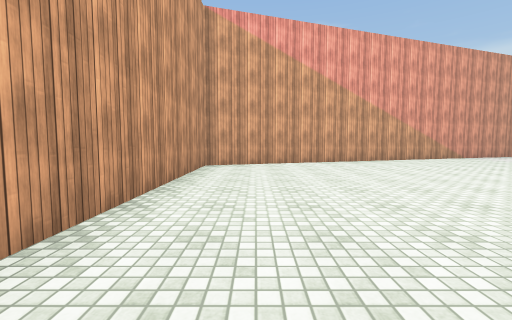
view 1 (above)

24 first-person views from a walk through a 3-D level made in the Unity game engine. The camera is 1.2 m above the floor, tilts 4° down and sees 90° across. The floor is counted in squares, 2 m on a side. Each view is taken from the middle of a square. On the plan, view 1 faces up. The plan holds only what a view shows up to about 9 squares ahead; the rest is blank. The place goes on beyond the plan. The player character is not drawn. Surface patterns are stand-ins for the level's own textures.

view 2
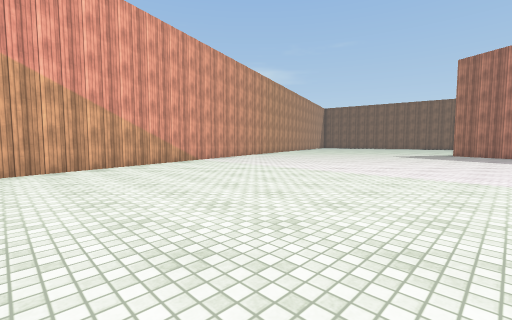

view 3
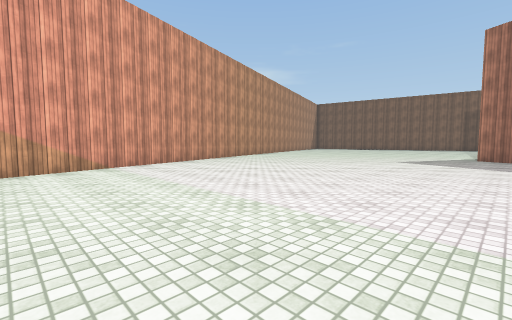

view 4
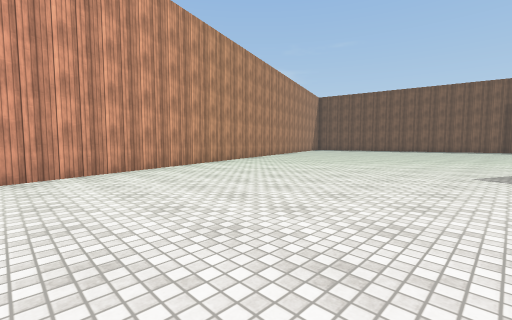

view 5
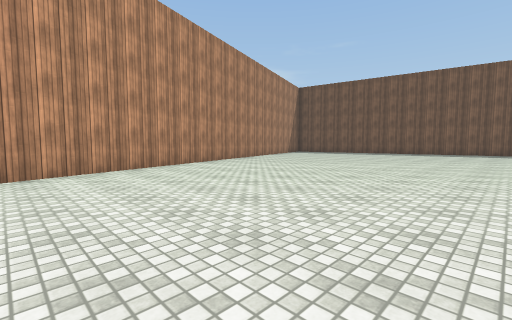

view 6
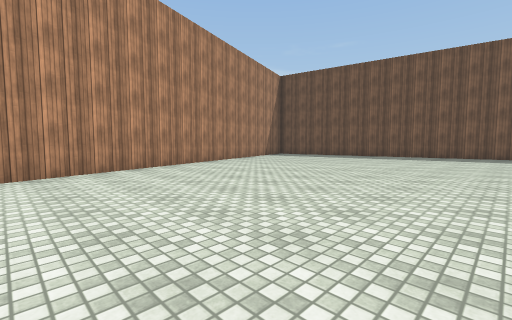

view 7
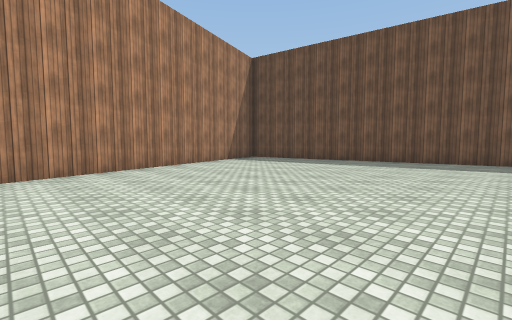

view 8
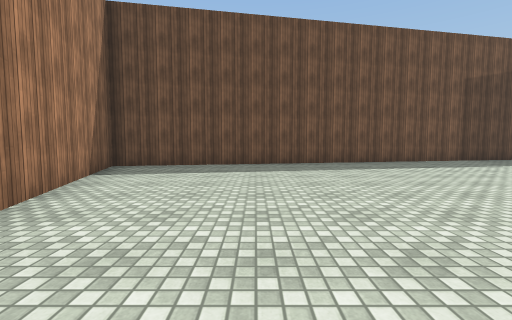

view 9
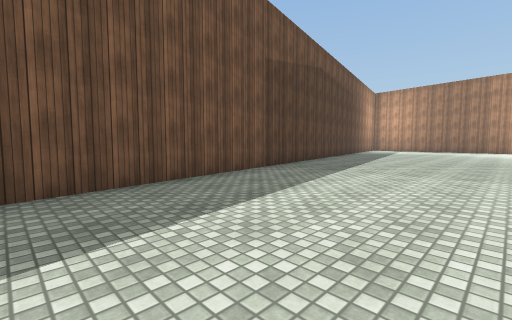

view 10
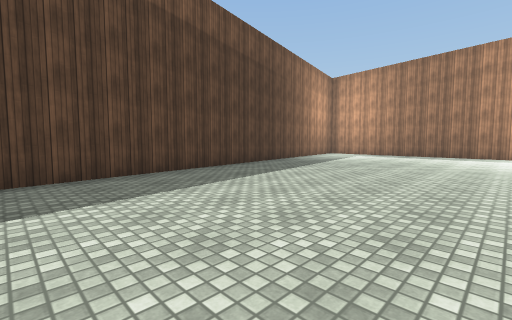

view 11
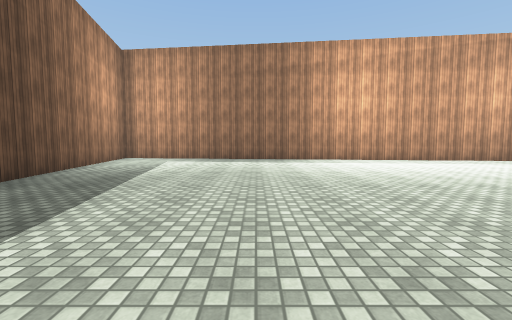

view 12
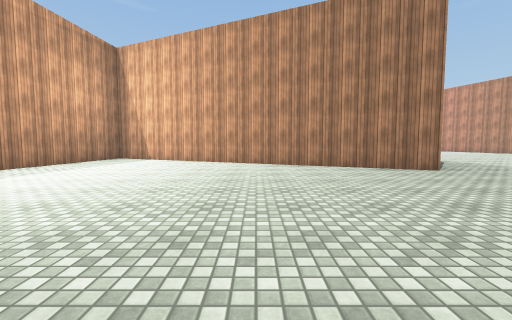

view 13
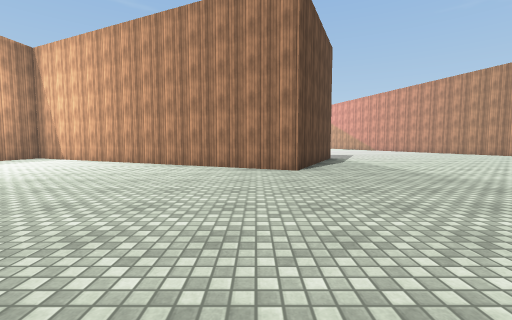

view 14
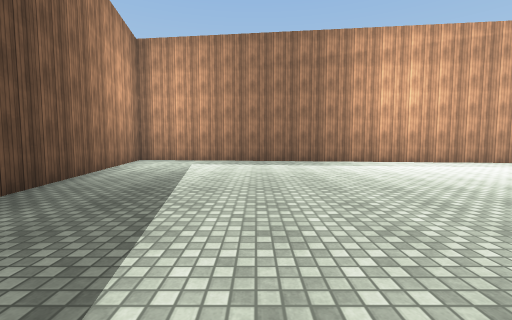

view 15
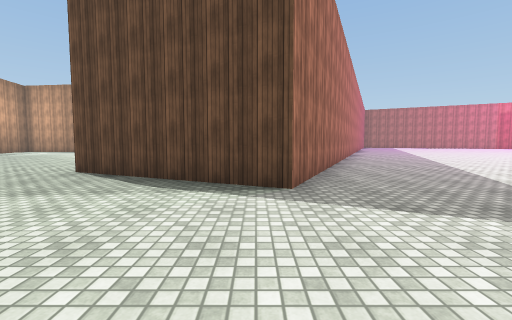

view 16
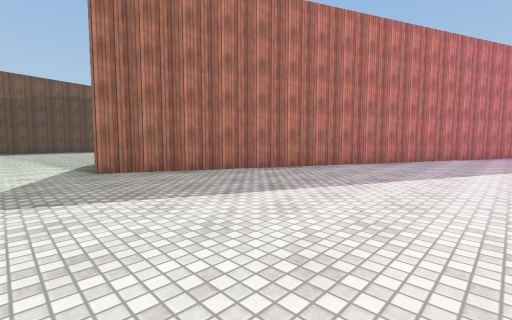

view 17
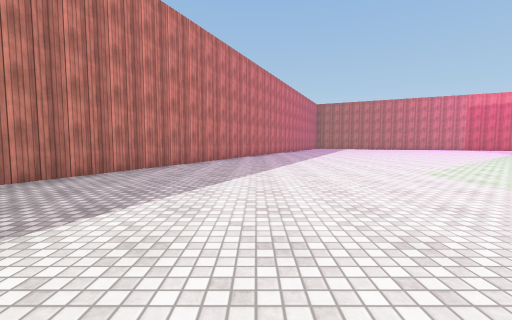

view 18
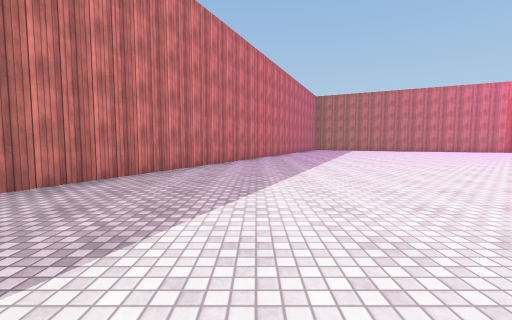

view 19
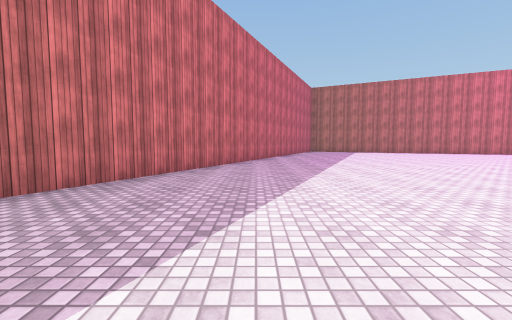

view 20
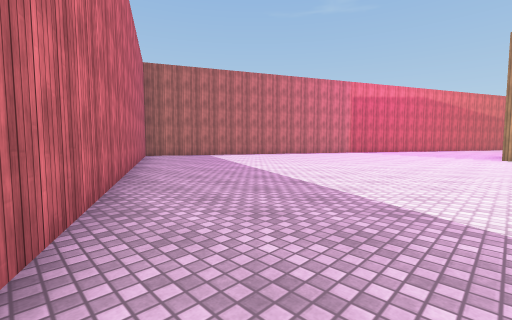

view 21
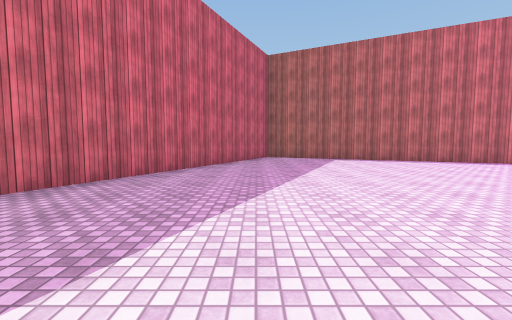

view 22
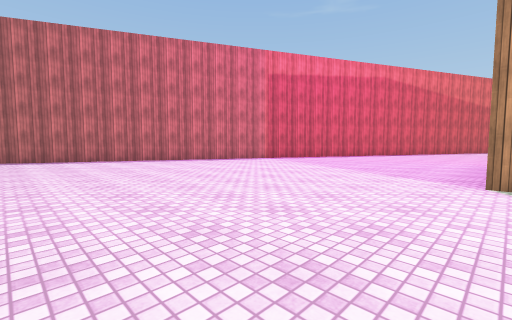

view 23
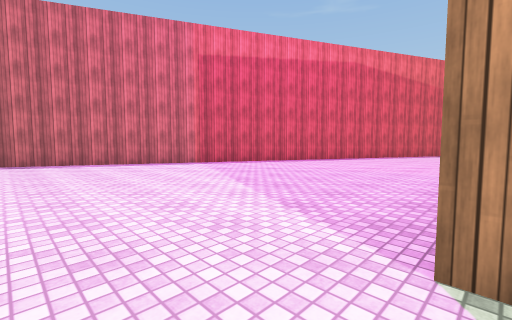

view 24
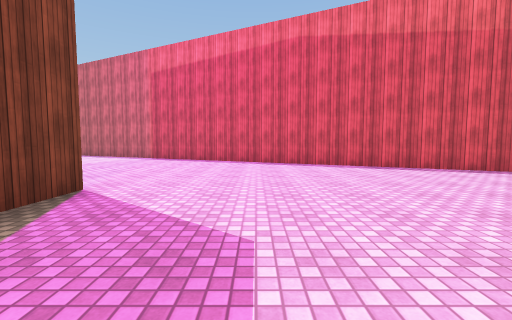

### Floor plan
Points are (right, up) in squares from view 1. A wall is a line through its corners. A room is listed if a view was taken in it or the views show most of it. See-through windows are left out.
Room 1 (views 1, 2, 3, 4, 5, 6, 7, 8, 9, 10, 11, 12, 13, 14, 15, 16, 17, 18, 19, 20, 21, 22, 23)
walls: (16.9, -7) (30.9, -8.6) (26.4, 15.6) (-1.3, 6.6) (-1.3, 1.2); (6.1, -19.1) (16.5, 3.8) (20.6, 1.9) (17, -6.1); (-5.7, -14.8) (3, -19)
ways out: opening at (-6, -12) to room 2
Room 2 (view 24)
walls: (-5.8, -9.2) (-5.8, -8.1); (-13.3, -11.1) (-5.7, -14.8)
ways out: opening at (-6, -12) to room 1

Positions as (right, up) in squares from view 1, and headings:
1: (0, 0), facing up
2: (3, 2), facing up-right
3: (6, 3), facing up-right
4: (9, 5), facing up-right
5: (13, 6), facing up-right
6: (16, 7), facing up-right
7: (19, 8), facing up-right
8: (20, 12), facing right
9: (24, 10), facing down-right
10: (24, 4), facing down-right
11: (26, 1), facing down
12: (26, -2), facing left
13: (26, 1), facing left
14: (27, 0), facing down
15: (17, 7), facing down
16: (11, 5), facing down-right
17: (11, 3), facing down
18: (10, -1), facing down
19: (9, -4), facing down
20: (10, -9), facing down-left
21: (6, -10), facing down
22: (3, -9), facing down-left
23: (0, -9), facing down-left
24: (-8, -6), facing down
